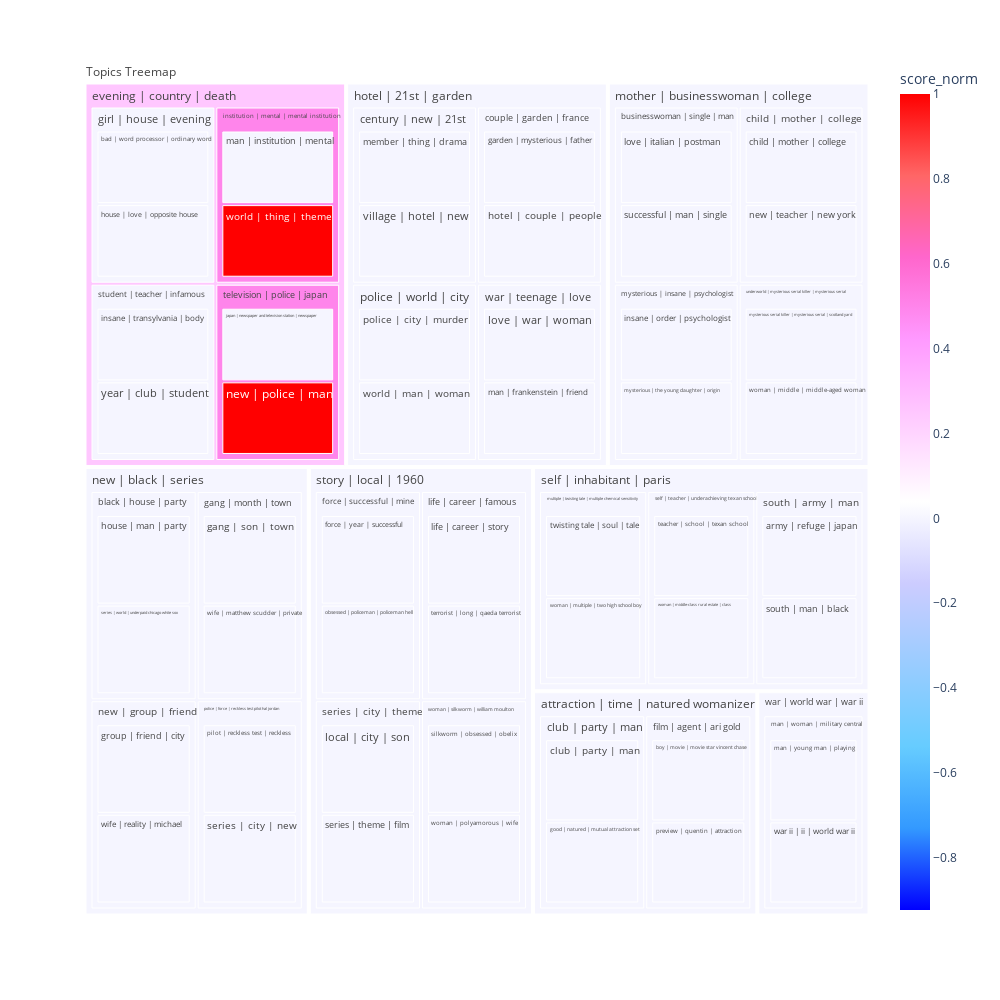

The notebook cell saved with this chart:
### Code cell
nested.nested_maps(
        size_rule="equal_size",
        map_type="treemap",
        width=1000,
        height=1000,
        query=['death'])

### Figure 1 — Plotly figure (JSON) as saved in the notebook; plotly's stock layout.template omitted (floating-point values rounded to 4 significant figures)
{"data": [{"branchvalues": "total", "customdata": [[0], [0], [0], [0], [0], [0], [0], [0], [0], [0], [0], [0], [0], [0], [0], [0], [0], [0], [0], [0], [0], [0], [0], [0], [0], [0], [1], [0], [0], [0], [0], [0], [0], [0], [0], [0], [0], [0], [0], [0], [0], [0], [0], [0], [0], [0], [0], [0], [0], [0], [1], [0], [0], [0], [0], [0], [0], [0], [0], [0], [0], [0], [0.5], [0], [0], [0], [0], [0], [0], [0], [0], [0], [0], [0], [0.5], [0], [0], [0], [0], [0.25], [0], [0], [0], [0], [0], [0], [0.03846]], "domain": {"x": [0, 1], "y": [0, 1]}, "hovertemplate": "labels=%{label}<br>topic_size=%{value}<br>parent=%{parent}<extra></extra>", "ids": ["Topics Treemap/self | inhabitant | paris/south | army | man/army | refuge | japan", "Topics Treemap/evening | country | death/girl | house | evening/bad | word processor | ordinary word", "Topics Treemap/attraction | time | natured womanizer/film | agent | ari gold/boy | movie | movie star vincent chase", "Topics Treemap/mother | businesswoman | college/child | mother | college/child | mother | college", "Topics Treemap/attraction | time | natured womanizer/club | party | man/club | party | man", "Topics Treemap/story | local | 1960/force | successful | mine/force | year | successful", "Topics Treemap/new | black | series/gang | month | town/gang | son | town", "Topics Treemap/hotel | 21st | garden/couple | garden | france/garden | mysterious | father", "Topics Treemap/attraction | time | natured womanizer/club | party | man/good | natured | mutual attraction set", "Topics Treemap/new | black | series/new | group | friend/group | friend | city", "Topics Treemap/hotel | 21st | garden/couple | garden | france/hotel | couple | people", "Topics Treemap/evening | country | death/girl | house | evening/house | love | opposite house", "Topics Treemap/new | black | series/black | house | party/house | man | party", "Topics Treemap/mother | businesswoman | college/mysterious | insane | psychologist/insane | order | psychologist", "Topics Treemap/evening | country | death/student | teacher | infamous/insane | transylvania | body", "Topics Treemap/evening | country | death/television | police | japan/japan | newspaper and television station | newspaper", "Topics Treemap/story | local | 1960/life | career | famous/life | career | story", "Topics Treemap/story | local | 1960/series | city | theme/local | city | son", "Topics Treemap/mother | businesswoman | college/businesswoman | single | man/love | italian | postman", "Topics Treemap/hotel | 21st | garden/war | teenage | love/love | war | woman", "Topics Treemap/hotel | 21st | garden/war | teenage | love/man | frankenstein | friend", "Topics Treemap/evening | country | death/institution | mental | mental institution/man | institution | mental", "Topics Treemap/war | world war | war ii/man | woman | military central/man | young man | playing", "Topics Treemap/hotel | 21st | garden/century | new | 21st/member | thing | drama", "Topics Treemap/mother | businesswoman | college/underworld | mysterious serial killer | mysterious serial/mysterious serial killer | mysterious serial | scotland yard", "Topics Treemap/mother | businesswoman | college/mysterious | insane | psychologist/mysterious | the young daughter | origin", "Topics Treemap/evening | country | death/television | police | japan/new | police | man", "Topics Treemap/mother | businesswoman | college/child | mother | college/new | teacher | new york", "Topics Treemap/story | local | 1960/force | successful | mine/obsessed | policeman | policeman hell", "Topics Treemap/new | black | series/police | force | reckless test pilot hal jordan/pilot | reckless test | reckless", "Topics Treemap/hotel | 21st | garden/police | world | city/police | city | murder", "Topics Treemap/attraction | time | natured womanizer/film | agent | ari gold/preview | quentin | attraction", "Topics Treemap/new | black | series/police | force | reckless test pilot hal jordan/series | city | new", "Topics Treemap/story | local | 1960/series | city | theme/series | theme | film", "Topics Treemap/new | black | series/black | house | party/series | world | underpaid chicago white sox", "Topics Treemap/story | local | 1960/woman | silkworm | william moulton/silkworm | obsessed | obelix", "Topics Treemap/self | inhabitant | paris/south | army | man/south | man | black", "Topics Treemap/mother | businesswoman | college/businesswoman | single | man/successful | man | single", "Topics Treemap/self | inhabitant | paris/self | teacher | underachieving texan school/teacher | school | texan school", "Topics Treemap/story | local | 1960/life | career | famous/terrorist | long | qaeda terrorist", "Topics Treemap/self | inhabitant | paris/multiple | twisting tale | multiple chemical sensitivity/twisting tale | soul | tale", "Topics Treemap/hotel | 21st | garden/century | new | 21st/village | hotel | new", "Topics Treemap/war | world war | war ii/man | woman | military central/war ii | ii | world war ii", "Topics Treemap/new | black | series/gang | month | town/wife | matthew scudder | private", "Topics Treemap/new | black | series/new | group | friend/wife | reality | michael", "Topics Treemap/mother | businesswoman | college/underworld | mysterious serial killer | mysterious serial/woman | middle | middle-aged woman", "Topics Treemap/self | inhabitant | paris/self | teacher | underachieving texan school/woman | middle-class rural estate | class", "Topics Treemap/self | inhabitant | paris/multiple | twisting tale | multiple chemical sensitivity/woman | multiple | two high school boy", "Topics Treemap/story | local | 1960/woman | silkworm | william moulton/woman | polyamorous | wife", "Topics Treemap/hotel | 21st | garden/police | world | city/world | man | woman", "Topics Treemap/evening | country | death/institution | mental | mental institution/world | thing | theme", "Topics Treemap/evening | country | death/student | teacher | infamous/year | club | student", "Topics Treemap/new | black | series/black | house | party", "Topics Treemap/mother | businesswoman | college/businesswoman | single | man", "Topics Treemap/hotel | 21st | garden/century | new | 21st", "Topics Treemap/mother | businesswoman | college/child | mother | college", "Topics Treemap/attraction | time | natured womanizer/club | party | man", "Topics Treemap/hotel | 21st | garden/couple | garden | france", "Topics Treemap/attraction | time | natured womanizer/film | agent | ari gold", "Topics Treemap/story | local | 1960/force | successful | mine", "Topics Treemap/new | black | series/gang | month | town", "Topics Treemap/evening | country | death/girl | house | evening", "Topics Treemap/evening | country | death/institution | mental | mental institution", "Topics Treemap/story | local | 1960/life | career | famous", "Topics Treemap/war | world war | war ii/man | woman | military central", "Topics Treemap/self | inhabitant | paris/multiple | twisting tale | multiple chemical sensitivity", "Topics Treemap/mother | businesswoman | college/mysterious | insane | psychologist", "Topics Treemap/new | black | series/new | group | friend", "Topics Treemap/new | black | series/police | force | reckless test pilot hal jordan", "Topics Treemap/hotel | 21st | garden/police | world | city", "Topics Treemap/self | inhabitant | paris/self | teacher | underachieving texan school", "Topics Treemap/story | local | 1960/series | city | theme", "Topics Treemap/self | inhabitant | paris/south | army | man", "Topics Treemap/evening | country | death/student | teacher | infamous", "Topics Treemap/evening | country | death/television | police | japan", "Topics Treemap/mother | businesswoman | college/underworld | mysterious serial killer | mysterious serial", "Topics Treemap/hotel | 21st | garden/war | teenage | love", "Topics Treemap/story | local | 1960/woman | silkworm | william moulton", "Topics Treemap/attraction | time | natured womanizer", "Topics Treemap/evening | country | death", "Topics Treemap/hotel | 21st | garden", "Topics Treemap/mother | businesswoman | college", "Topics Treemap/new | black | series", "Topics Treemap/self | inhabitant | paris", "Topics Treemap/story | local | 1960", "Topics Treemap/war | world war | war ii", "Topics Treemap"], "labels": ["army | refuge | japan", "bad | word processor | ordinary word", "boy | movie | movie star vincent chase", "child | mother | college", "club | party | man", "force | year | successful", "gang | son | town", "garden | mysterious | father", "good | natured | mutual attraction set", "group | friend | city", "hotel | couple | people", "house | love | opposite house", "house | man | party", "insane | order | psychologist", "insane | transylvania | body", "japan | newspaper and television station | newspaper", "life | career | story", "local | city | son", "love | italian | postman", "love | war | woman", "man | frankenstein | friend", "man | institution | mental", "man | young man | playing", "member | thing | drama", "mysterious serial killer | mysterious serial | scotland yard", "mysterious | the young daughter | origin", "new | police | man", "new | teacher | new york", "obsessed | policeman | policeman hell", "pilot | reckless test | reckless", "police | city | murder", "preview | quentin | attraction", "series | city | new", "series | theme | film", "series | world | underpaid chicago white sox", "silkworm | obsessed | obelix", "south | man | black", "successful | man | single", "teacher | school | texan school", "terrorist | long | qaeda terrorist", "twisting tale | soul | tale", "village | hotel | new", "war ii | ii | world war ii", "wife | matthew scudder | private", "wife | reality | michael", "woman | middle | middle-aged woman", "woman | middle-class rural estate | class", "woman | multiple | two high school boy", "woman | polyamorous | wife", "world | man | woman", "world | thing | theme", "year | club | student", "black | house | party", "businesswoman | single | man", "century | new | 21st", "child | mother | college", "club | party | man", "couple | garden | france", "film | agent | ari gold", "force | successful | mine", "gang | month | town", "girl | house | evening", "institution | mental | mental institution", "life | career | famous", "man | woman | military central", "multiple | twisting tale | multiple chemical sensitivity", "mysterious | insane | psychologist", "new | group | friend", "police | force | reckless test pilot hal jordan", "police | world | city", "self | teacher | underachieving texan school", "series | city | theme", "south | army | man", "student | teacher | infamous", "television | police | japan", "underworld | mysterious serial killer | mysterious serial", "war | teenage | love", "woman | silkworm | william moulton", "attraction | time | natured womanizer", "evening | country | death", "hotel | 21st | garden", "mother | businesswoman | college", "new | black | series", "self | inhabitant | paris", "story | local | 1960", "war | world war | war ii", "Topics Treemap"], "marker": {"coloraxis": "coloraxis", "colors": [0, 0, 0, 0, 0, 0, 0, 0, 0, 0, 0, 0, 0, 0, 0, 0, 0, 0, 0, 0, 0, 0, 0, 0, 0, 0, 1, 0, 0, 0, 0, 0, 0, 0, 0, 0, 0, 0, 0, 0, 0, 0, 0, 0, 0, 0, 0, 0, 0, 0, 1, 0, 0, 0, 0, 0, 0, 0, 0, 0, 0, 0, 0.5, 0, 0, 0, 0, 0, 0, 0, 0, 0, 0, 0, 0.5, 0, 0, 0, 0, 0.25, 0, 0, 0, 0, 0, 0, 0.03846]}, "name": "", "parents": ["Topics Treemap/self | inhabitant | paris/south | army | man", "Topics Treemap/evening | country | death/girl | house | evening", "Topics Treemap/attraction | time | natured womanizer/film | agent | ari gold", "Topics Treemap/mother | businesswoman | college/child | mother | college", "Topics Treemap/attraction | time | natured womanizer/club | party | man", "Topics Treemap/story | local | 1960/force | successful | mine", "Topics Treemap/new | black | series/gang | month | town", "Topics Treemap/hotel | 21st | garden/couple | garden | france", "Topics Treemap/attraction | time | natured womanizer/club | party | man", "Topics Treemap/new | black | series/new | group | friend", "Topics Treemap/hotel | 21st | garden/couple | garden | france", "Topics Treemap/evening | country | death/girl | house | evening", "Topics Treemap/new | black | series/black | house | party", "Topics Treemap/mother | businesswoman | college/mysterious | insane | psychologist", "Topics Treemap/evening | country | death/student | teacher | infamous", "Topics Treemap/evening | country | death/television | police | japan", "Topics Treemap/story | local | 1960/life | career | famous", "Topics Treemap/story | local | 1960/series | city | theme", "Topics Treemap/mother | businesswoman | college/businesswoman | single | man", "Topics Treemap/hotel | 21st | garden/war | teenage | love", "Topics Treemap/hotel | 21st | garden/war | teenage | love", "Topics Treemap/evening | country | death/institution | mental | mental institution", "Topics Treemap/war | world war | war ii/man | woman | military central", "Topics Treemap/hotel | 21st | garden/century | new | 21st", "Topics Treemap/mother | businesswoman | college/underworld | mysterious serial killer | mysterious serial", "Topics Treemap/mother | businesswoman | college/mysterious | insane | psychologist", "Topics Treemap/evening | country | death/television | police | japan", "Topics Treemap/mother | businesswoman | college/child | mother | college", "Topics Treemap/story | local | 1960/force | successful | mine", "Topics Treemap/new | black | series/police | force | reckless test pilot hal jordan", "Topics Treemap/hotel | 21st | garden/police | world | city", "Topics Treemap/attraction | time | natured womanizer/film | agent | ari gold", "Topics Treemap/new | black | series/police | force | reckless test pilot hal jordan", "Topics Treemap/story | local | 1960/series | city | theme", "Topics Treemap/new | black | series/black | house | party", "Topics Treemap/story | local | 1960/woman | silkworm | william moulton", "Topics Treemap/self | inhabitant | paris/south | army | man", "Topics Treemap/mother | businesswoman | college/businesswoman | single | man", "Topics Treemap/self | inhabitant | paris/self | teacher | underachieving texan school", "Topics Treemap/story | local | 1960/life | career | famous", "Topics Treemap/self | inhabitant | paris/multiple | twisting tale | multiple chemical sensitivity", "Topics Treemap/hotel | 21st | garden/century | new | 21st", "Topics Treemap/war | world war | war ii/man | woman | military central", "Topics Treemap/new | black | series/gang | month | town", "Topics Treemap/new | black | series/new | group | friend", "Topics Treemap/mother | businesswoman | college/underworld | mysterious serial killer | mysterious serial", "Topics Treemap/self | inhabitant | paris/self | teacher | underachieving texan school", "Topics Treemap/self | inhabitant | paris/multiple | twisting tale | multiple chemical sensitivity", "Topics Treemap/story | local | 1960/woman | silkworm | william moulton", "Topics Treemap/hotel | 21st | garden/police | world | city", "Topics Treemap/evening | country | death/institution | mental | mental institution", "Topics Treemap/evening | country | death/student | teacher | infamous", "Topics Treemap/new | black | series", "Topics Treemap/mother | businesswoman | college", "Topics Treemap/hotel | 21st | garden", "Topics Treemap/mother | businesswoman | college", "Topics Treemap/attraction | time | natured womanizer", "Topics Treemap/hotel | 21st | garden", "Topics Treemap/attraction | time | natured womanizer", "Topics Treemap/story | local | 1960", "Topics Treemap/new | black | series", "Topics Treemap/evening | country | death", "Topics Treemap/evening | country | death", "Topics Treemap/story | local | 1960", "Topics Treemap/war | world war | war ii", "Topics Treemap/self | inhabitant | paris", "Topics Treemap/mother | businesswoman | college", "Topics Treemap/new | black | series", "Topics Treemap/new | black | series", "Topics Treemap/hotel | 21st | garden", "Topics Treemap/self | inhabitant | paris", "Topics Treemap/story | local | 1960", "Topics Treemap/self | inhabitant | paris", "Topics Treemap/evening | country | death", "Topics Treemap/evening | country | death", "Topics Treemap/mother | businesswoman | college", "Topics Treemap/hotel | 21st | garden", "Topics Treemap/story | local | 1960", "Topics Treemap", "Topics Treemap", "Topics Treemap", "Topics Treemap", "Topics Treemap", "Topics Treemap", "Topics Treemap", "Topics Treemap", ""], "root": {"color": "lightgrey"}, "type": "treemap", "values": [1, 1, 1, 1, 1, 1, 1, 1, 1, 1, 1, 1, 1, 1, 1, 1, 1, 1, 1, 1, 1, 1, 1, 1, 1, 1, 1, 1, 1, 1, 1, 1, 1, 1, 1, 1, 1, 1, 1, 1, 1, 1, 1, 1, 1, 1, 1, 1, 1, 1, 1, 1, 2, 2, 2, 2, 2, 2, 2, 2, 2, 2, 2, 2, 2, 2, 2, 2, 2, 2, 2, 2, 2, 2, 2, 2, 2, 2, 4, 8, 8, 8, 8, 6, 8, 2, 52]}], "layout": {"coloraxis": {"cmid": 0.03846, "colorbar": {"title": {"text": "score_norm"}}, "colorscale": [[0, "rgb(0,0,255)"], [0.1, "rgb(51,153,255)"], [0.2, "rgb(102,204,255)"], [0.3, "rgb(153,204,255)"], [0.4, "rgb(204,204,255)"], [0.5, "rgb(255,255,255)"], [0.6, "rgb(255,204,255)"], [0.7, "rgb(255,153,255)"], [0.8, "rgb(255,102,204)"], [0.9, "rgb(255,102,102)"], [1, "rgb(255,0,0)"]]}, "height": 1000, "legend": {"tracegroupgap": 0}, "margin": {"t": 60}, "width": 1000}}
